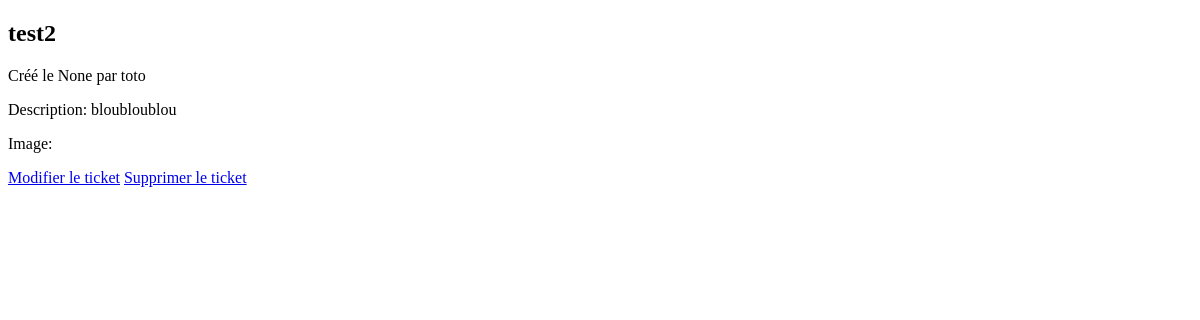
Before: /ticket/2/ with the older database file.
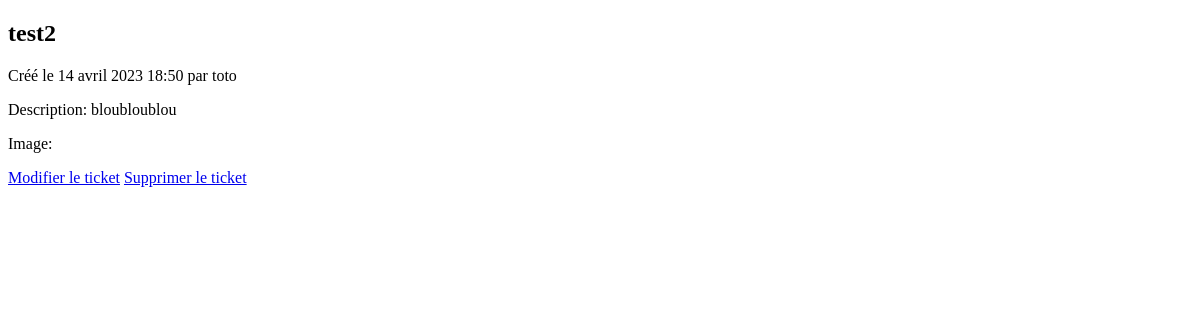
After: the same page with the newer database file.
### review/models.py (models this page shows)
class Ticket(models.Model):
    title = models.CharField(max_length=128)
    description = models.TextField(max_length=2048, blank=True)
    user = models.ForeignKey(to=settings.AUTH_USER_MODEL, on_delete=models.CASCADE)
    image = models.ImageField(null=True, blank=True)
    time_created = models.DateTimeField(auto_now_add=True)

### authentication/models.py (models this page shows)
class User(AbstractBaseUser):
    username = models.CharField(max_length=150, unique=True)
    objects = UserManager()
    USERNAME_FIELD = 'username'

### review/views.py (the view)
# urls.py: path("ticket/<int:ticket_id>/", review.views.TicketView.as_view(), name="ticket-detail"),
class TicketView(View):
    def get(self, request, ticket_id):
        ticket = get_object_or_404(models.Ticket, id=ticket_id)
        return render(request,
                      "review/ticket_detail.html",
                      {"ticket": ticket})

### review/templates/review/ticket_detail.html (shortened to what this page needs)
<!DOCTYPE html>
<html lang="fr">
<head>
</head>
<body>
<section>
    <h2>{{ ticket.title }}</h2>
    <p>Créé le {{ ticket.time_created }} par {{ ticket.user.username }}</p>
    <div>
        <p>Description: {{ ticket.description }}</p>
        <p>Image:
        </p>
        <a href="{% url 'update-ticket' ticket.id %}">Modifier le ticket</a>
        <a href="{% url 'delete-ticket' ticket.id %}">Supprimer le ticket</a>
    </div>
</section>
</body>
</html>

Changed rows visible on the page:
changed Ticket "test2": time_created "None" → "14 avril 2023 18:50"
